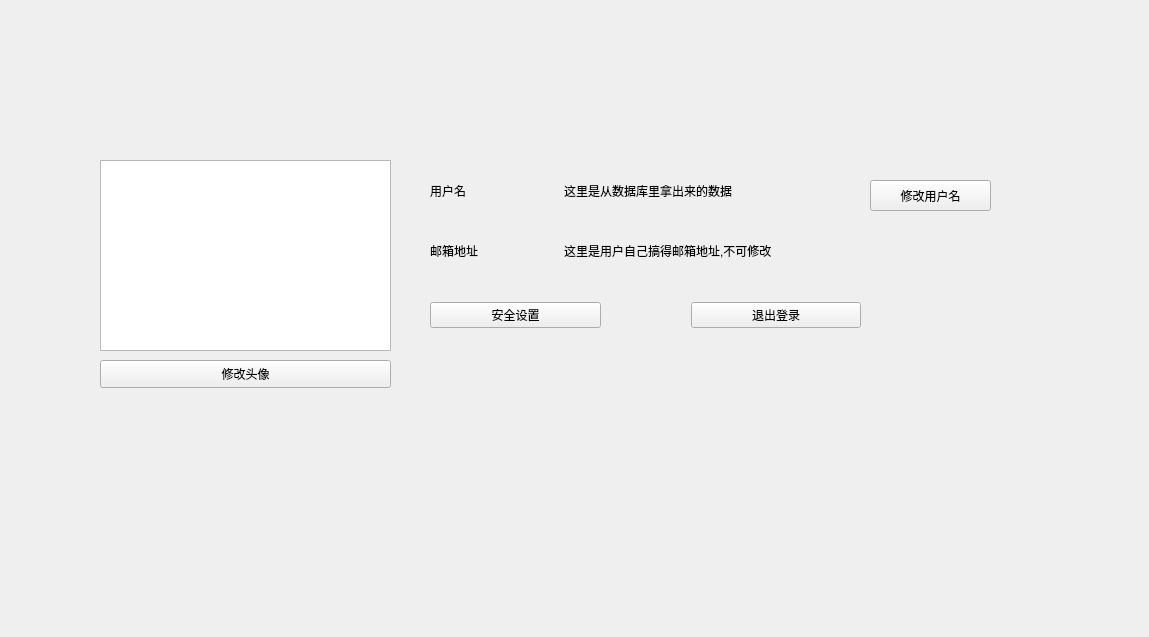
<?xml version="1.0" encoding="UTF-8"?>
<ui version="4.0">
 <class>Personinfo</class>
 <widget class="QWidget" name="Personinfo">
  <property name="geometry">
   <rect>
    <x>0</x>
    <y>0</y>
    <width>1149</width>
    <height>637</height>
   </rect>
  </property>
  <property name="windowTitle">
   <string>Form</string>
  </property>
  <widget class="QGraphicsView" name="graphicsView">
   <property name="geometry">
    <rect>
     <x>100</x>
     <y>160</y>
     <width>291</width>
     <height>191</height>
    </rect>
   </property>
  </widget>
  <widget class="QWidget" name="horizontalLayoutWidget">
   <property name="geometry">
    <rect>
     <x>430</x>
     <y>170</y>
     <width>431</width>
     <height>41</height>
    </rect>
   </property>
   <layout class="QHBoxLayout" name="horizontalLayout" stretch="3,7">
    <item>
     <widget class="QLabel" name="username_lb">
      <property name="text">
       <string>用户名</string>
      </property>
     </widget>
    </item>
    <item>
     <widget class="QLabel" name="usernamec_lb">
      <property name="text">
       <string>这里是从数据库里拿出来的数据</string>
      </property>
     </widget>
    </item>
   </layout>
  </widget>
  <widget class="QWidget" name="horizontalLayoutWidget_2">
   <property name="geometry">
    <rect>
     <x>430</x>
     <y>230</y>
     <width>431</width>
     <height>41</height>
    </rect>
   </property>
   <layout class="QHBoxLayout" name="mail_layout" stretch="3,7">
    <item>
     <widget class="QLabel" name="mail_lb">
      <property name="text">
       <string>邮箱地址</string>
      </property>
     </widget>
    </item>
    <item>
     <widget class="QLabel" name="mailaddress_lb">
      <property name="text">
       <string>这里是用户自己搞得邮箱地址,不可修改</string>
      </property>
     </widget>
    </item>
   </layout>
  </widget>
  <widget class="QWidget" name="horizontalLayoutWidget_3">
   <property name="geometry">
    <rect>
     <x>430</x>
     <y>290</y>
     <width>431</width>
     <height>51</height>
    </rect>
   </property>
   <layout class="QHBoxLayout" name="buttons_layout">
    <property name="spacing">
     <number>90</number>
    </property>
    <item>
     <widget class="QPushButton" name="safe_btn">
      <property name="toolTip">
       <string>&lt;html&gt;&lt;head/&gt;&lt;body&gt;&lt;p&gt;修改密保问题&lt;/p&gt;&lt;/body&gt;&lt;/html&gt;</string>
      </property>
      <property name="text">
       <string>安全设置</string>
      </property>
     </widget>
    </item>
    <item>
     <widget class="QPushButton" name="logout_btn">
      <property name="text">
       <string>退出登录</string>
      </property>
     </widget>
    </item>
   </layout>
  </widget>
  <widget class="QPushButton" name="changeinfo_btn">
   <property name="geometry">
    <rect>
     <x>870</x>
     <y>180</y>
     <width>121</width>
     <height>31</height>
    </rect>
   </property>
   <property name="text">
    <string>修改用户名</string>
   </property>
  </widget>
  <widget class="QPushButton" name="changephoto_btn">
   <property name="geometry">
    <rect>
     <x>100</x>
     <y>360</y>
     <width>291</width>
     <height>28</height>
    </rect>
   </property>
   <property name="text">
    <string>修改头像</string>
   </property>
  </widget>
 </widget>
 <resources/>
 <connections/>
</ui>
